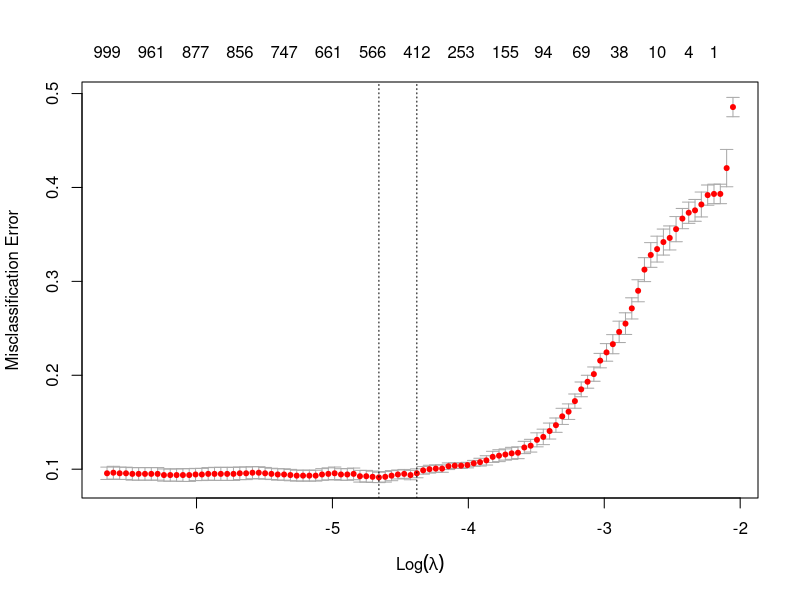
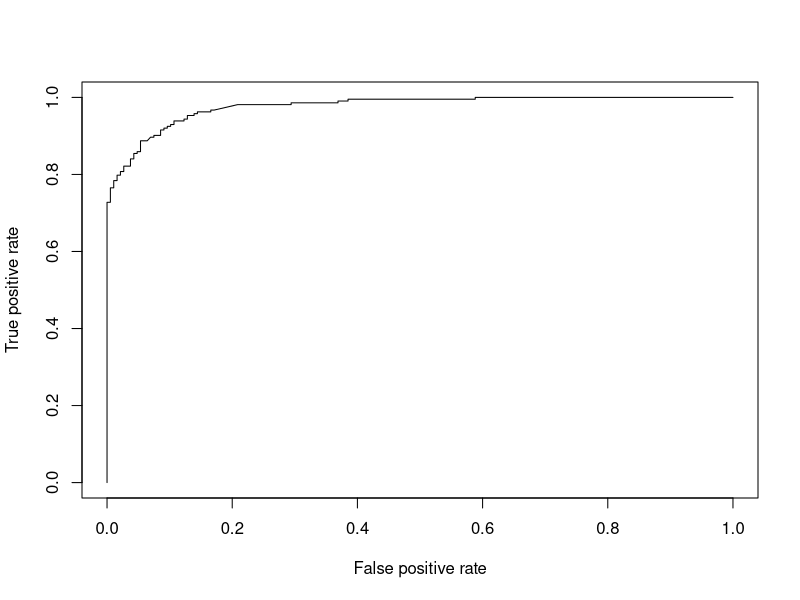

The R source for these figures, in order: (Note: this script raises an error after producing the figures.)
library(tidyverse)
library(tm)
library(Matrix)
library(glmnet)
library(ROCR)
library(caret)
library(broom)

########################################
# LOAD AND PARSE ARTICLES
########################################

# read in the business and world articles from files
# combine them both into one data frame called articles
business <- read_tsv('business.tsv', quote="\'")
world <- read_tsv('world.tsv', quote="\'")
articles <- rbind(business, world)

# create a corpus from the article snippets
# using the Corpus and VectorSource functions
corpus <- Corpus(VectorSource(articles$snippet))

# create a DocumentTermMatrix from the snippet Corpus
# remove stopwords, punctuation, and numbers
dtm <- DocumentTermMatrix(corpus, list(weighting=weightBin,
                                       stopwords=T,
                                       removePunctuation=T,
                                       removeNumbers=T))

# convert the DocumentTermMatrix to a sparseMatrix
X <- sparseMatrix(i=dtm$i, j=dtm$j, x=dtm$v, dims=c(dtm$nrow, dtm$ncol), dimnames=dtm$dimnames)

# set a seed for the random number generator so we all agree
set.seed(42)

########################################
# YOUR SOLUTION BELOW
########################################

# create a train / test split


train_idx <- sample(1:nrow(X), size = nrow(X) * 0.8)
train <- X[train_idx, ]
train_labels <- articles$section_name[train_idx]
test <- X[-train_idx, ]
test_labels <- articles$section_name[-train_idx]

# cross-validate logistic regression with cv.glmnet (family="binomial"), measuring auc
cvmfit = cv.glmnet(x = train, y = train_labels, family = "binomial", type.measure = "class")

# plot the cross-validation curve
plot(cvmfit)

# evaluate performance for the best-fit model
# note: it's useful to explicitly cast glmnet's predictions
# use as.numeric for probabilities and as.character for labels for this 
# test_results <- data.frame(test_labels)
# test_results <- rename(test_results = test_labels)
# test_results <- as.numeric(predict(cvmfit, newx = test, type = "response"))
# test_results$predictions <- as.factor(predict(cvmfit, newx = test, type = "class"))

pred_prob_cvmfit = as.numeric(predict(cvmfit, test, type = "response"))
pred_labels_cvmfit = as.character(predict(cvmfit, test, type = "class"))

# compute accuracy
mean(pred_labels_cvmfit == test_labels)
# mean(test_results$labels == test_results$predictions)

# look at the confusion matrix
confusionMatrix(as.factor(pred_labels_cvmfit), as.factor(test_labels))

# plot an ROC curve and calculate the AUC
# (see last week's notebook for this)
pred <- prediction(pred_prob_cvmfit, test_labels)
perf <- performance(pred, measure = 'tpr', x.measure = 'fpr')
plot(perf)

auc <- performance(pred, measure = "auc")

# show weights on words with top 10 weights for business
# use the coef() function to get the coefficients
# and tidy() to convert them into a tidy data frame
weights <- tidy(coef(cvmfit)) %>% filter(row != "(Intercept)")

# positive - business
top_10_world <- weights %>% arrange(desc(value)) %>% head(10)

# show weights on words with top 10 weights for world
top_10_business <- weights %>% arrange(value) %>% head(10)
